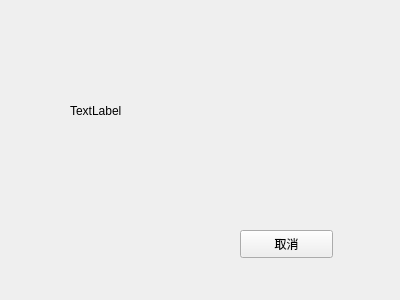
<?xml version="1.0" encoding="UTF-8"?>
<ui version="4.0">
 <class>Server</class>
 <widget class="QWidget" name="Server">
  <property name="geometry">
   <rect>
    <x>0</x>
    <y>0</y>
    <width>400</width>
    <height>300</height>
   </rect>
  </property>
  <property name="windowTitle">
   <string>服务器</string>
  </property>
  <widget class="QLabel" name="label">
   <property name="geometry">
    <rect>
     <x>70</x>
     <y>40</y>
     <width>261</width>
     <height>141</height>
    </rect>
   </property>
   <property name="text">
    <string>TextLabel</string>
   </property>
  </widget>
  <widget class="QPushButton" name="pushButton">
   <property name="geometry">
    <rect>
     <x>240</x>
     <y>230</y>
     <width>93</width>
     <height>28</height>
    </rect>
   </property>
   <property name="text">
    <string>取消</string>
   </property>
  </widget>
 </widget>
 <layoutdefault spacing="6" margin="11"/>
 <resources/>
 <connections/>
</ui>
